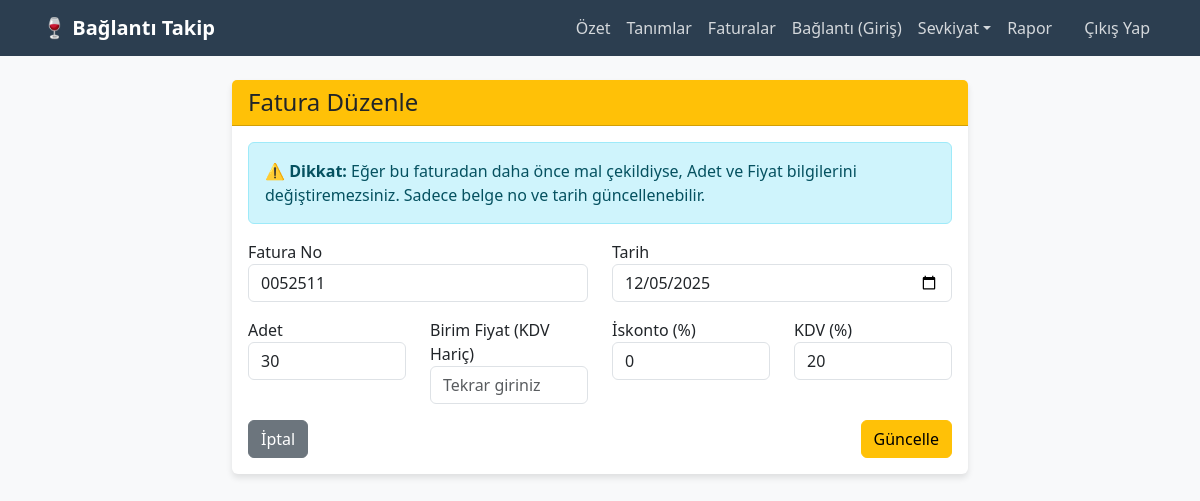
The page /fatura-duzenle/2 (signed in) on the database its author committed.
### tables this page shows
CREATE TABLE faturalar 
                     (id INTEGER PRIMARY KEY AUTOINCREMENT, 
                      tedarikci_id INTEGER, urun_id INTEGER, 
                      fatura_no TEXT, tarih TEXT, 
                      toplam_adet INTEGER, kalan_adet INTEGER, 
                      net_maliyet REAL);

### app/routes.py (the view)
@main.route('/fatura-duzenle/<int:id>', methods=['GET', 'POST'])
@login_required
def fatura_duzenle(id):
    if request.method == 'POST':
        success, msg = DatabaseManager.update_fatura(id, request.form)
        flash(msg, 'success' if success else 'danger')
        return redirect(url_for('main.rapor') if success else url_for('main.fatura_duzenle', id=id))
    fatura = DatabaseManager.get_fatura(id)
    return render_template('fatura_duzenle.html', f=fatura)

### app/models.py (called while the page is built)
    @staticmethod
    def get_db_connection():
        conn = sqlite3.connect(current_app.config['DB_NAME'])
        conn.row_factory = sqlite3.Row
        return conn

    @staticmethod
    def get_user_by_id(user_id):
        conn = DatabaseManager.get_db_connection()
        user_data = conn.execute("SELECT * FROM kullanicilar WHERE id = ?", (user_id,)).fetchone()
        conn.close()
        if user_data:
            return User(user_data['id'], user_data['username'], user_data['password'])
        return None

    @staticmethod
    def get_fatura(fatura_id):
        conn = DatabaseManager.get_db_connection()
        fatura = conn.execute("SELECT * FROM faturalar WHERE id = ?", (fatura_id,)).fetchone()
        conn.close()
        return fatura

### app/templates/fatura_duzenle.html
{% extends "base.html" %}
{% block content %}
<div class="row justify-content-center">
    <div class="col-md-8">
        <div class="card">
            <div class="card-header bg-warning text-dark">
                <h4 class="mb-0">Fatura Düzenle</h4>
            </div>
            <div class="card-body">
                <div class="alert alert-info">
                    ⚠️ <b>Dikkat:</b> Eğer bu faturadan daha önce mal çekildiyse, Adet ve Fiyat bilgilerini değiştiremezsiniz. Sadece belge no ve tarih güncellenebilir.
                </div>
                <form method="POST">
                    <div class="row">
                        <div class="col-md-6 mb-3">
                            <label>Fatura No</label>
                            <input type="text" name="fatura_no" value="{{ f['fatura_no'] }}" class="form-control" required>
                        </div>
                        <div class="col-md-6 mb-3">
                            <label>Tarih</label>
                            <input type="date" name="tarih" value="{{ f['tarih'] }}" class="form-control" required>
                        </div>
                    </div>
                    <div class="row">
                        <div class="col-md-3 mb-3">
                            <label>Adet</label>
                            <input type="number" name="adet" value="{{ f['toplam_adet'] }}" class="form-control" required>
                        </div>
                        <div class="col-md-3 mb-3">
                            <label>Birim Fiyat (KDV Hariç)</label>
                            <input type="number" step="0.01" name="fiyat" class="form-control" required placeholder="Tekrar giriniz">
                        </div>
                        <div class="col-md-3 mb-3">
                            <label>İskonto (%)</label>
                            <input type="number" step="0.01" name="iskonto" class="form-control" value="0">
                        </div>
                        <div class="col-md-3 mb-3">
                            <label>KDV (%)</label>
                            <input type="number" step="0.01" name="kdv" class="form-control" value="20">
                        </div>
                    </div>
                    <div class="d-flex justify-content-between">
                        <a href="{{ url_for('main.rapor') }}" class="btn btn-secondary">İptal</a>
                        <button type="submit" class="btn btn-warning">Güncelle</button>
                    </div>
                </form>
            </div>
        </div>
    </div>
</div>
{% endblock %}

### app/templates/base.html (style rules this page uses)
body { background-color: #f8f9fa; }
.card { box-shadow: 0 4px 6px rgba(0,0,0,0.1); border: none; margin-bottom: 20px; }

### rows shown on the page
faturalar: fatura_no "0052511", tarih "12/05/2025", adet "30"
